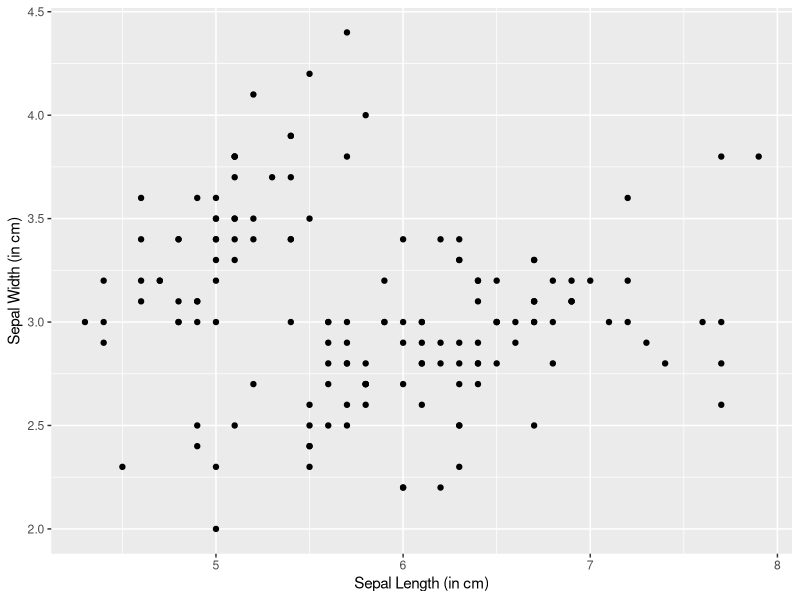
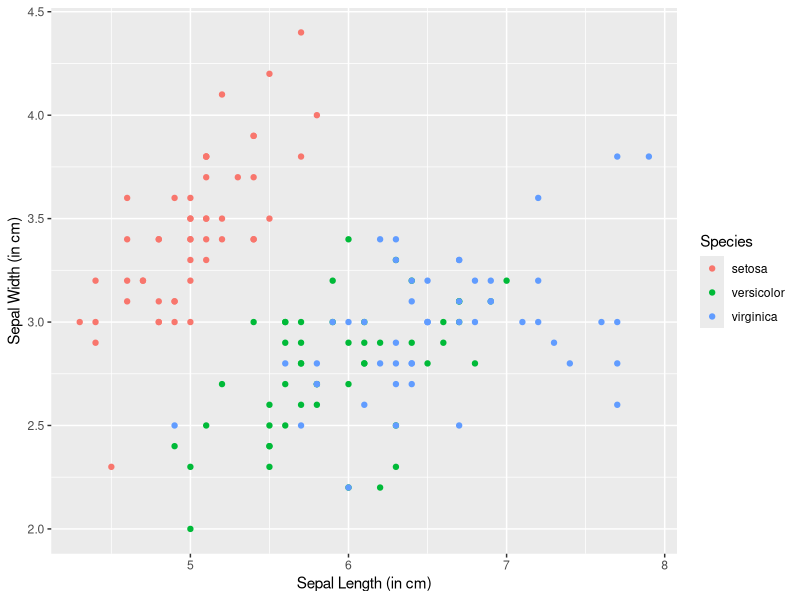
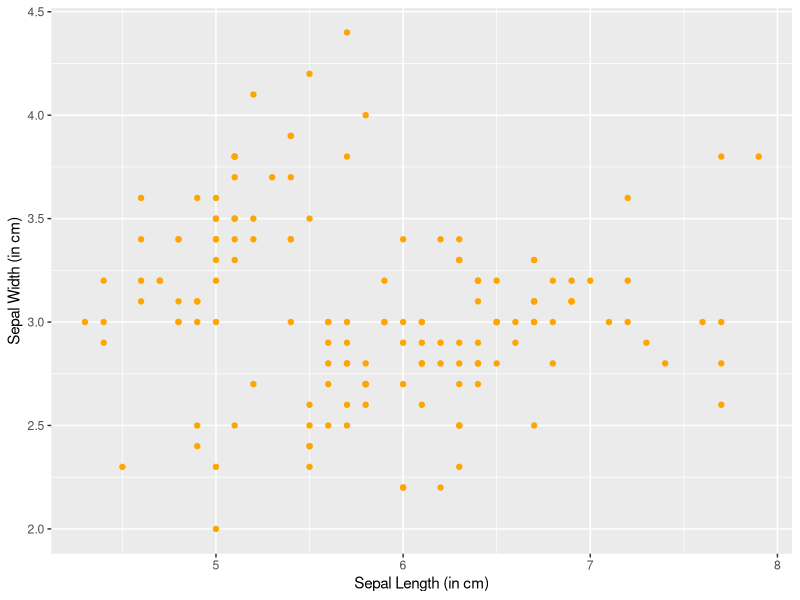
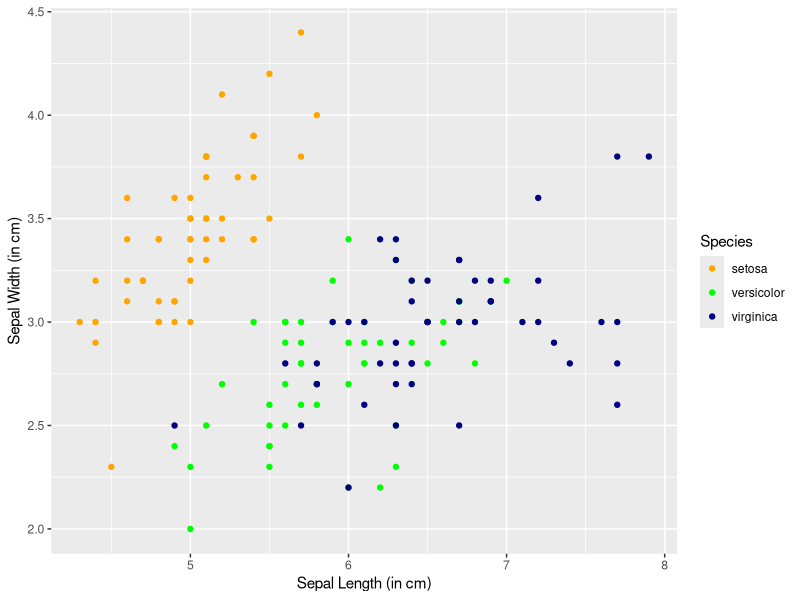
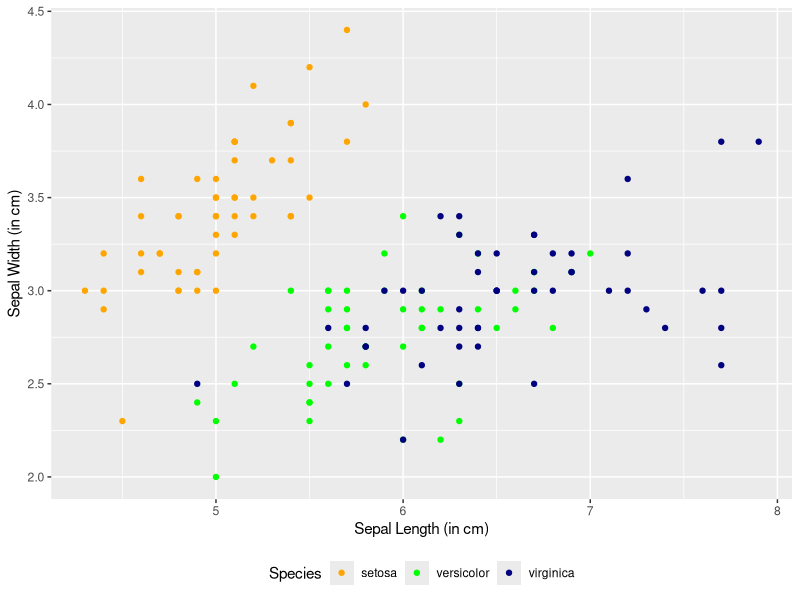
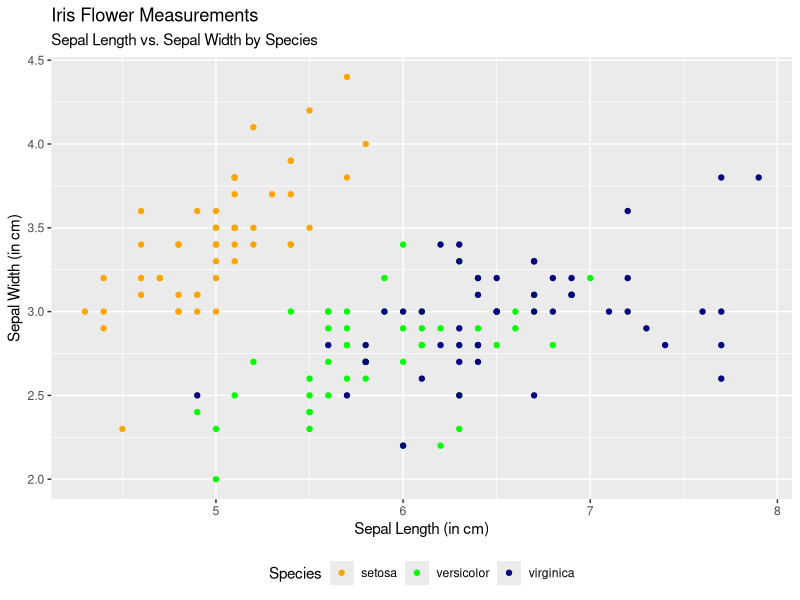
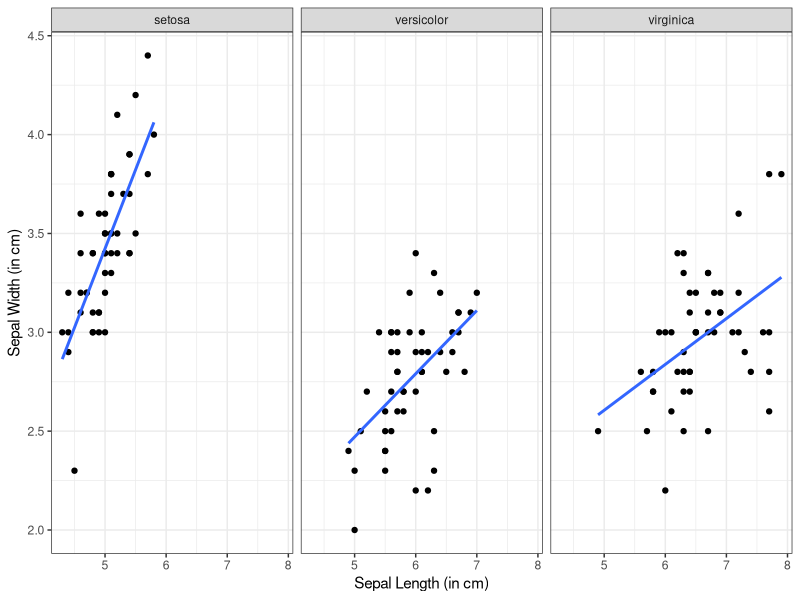
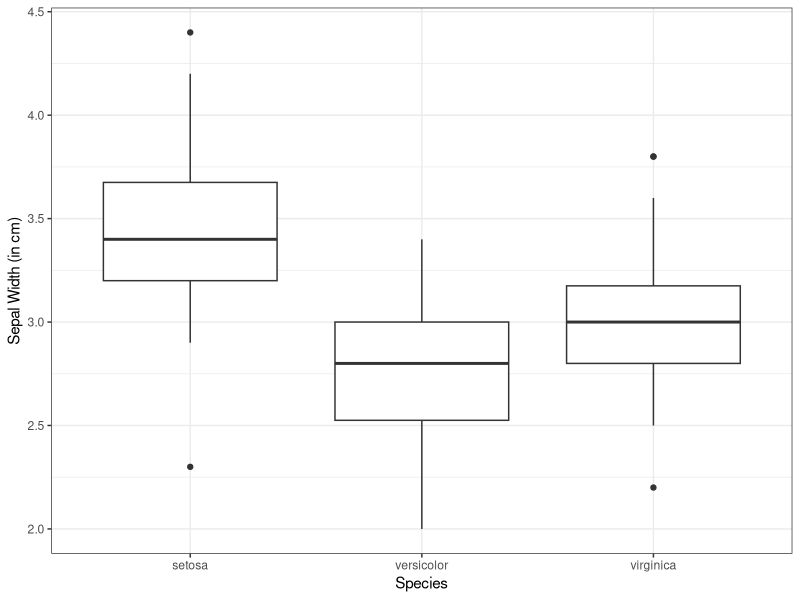

Recreate these plots in R, in order.
## ---- chunk 1
remove(list = ls())
library(tidyverse)
## ---- chunk 2
#Read in Data
data("iris")
head(iris)

#Basic Plot 1
ggplot(data = iris, mapping = aes(x = Sepal.Length,
                                  y = Sepal.Width)) +
  geom_point() +
  labs(x = "Sepal Length (in cm)",
       y = "Sepal Width (in cm)")

#Basic Plot 2
ggplot(data = iris, mapping = aes(x = Sepal.Length,
                                  y = Sepal.Width,
                                  color = Species)) +
  geom_point() +
  labs(x = "Sepal Length (in cm)",
       y = "Sepal Width (in cm)")
## ---- chunk 3
ggplot(data = iris, mapping = aes(x = Sepal.Length, y = Sepal.Width)) +
  geom_point(color = "orange") +
  labs(x = "Sepal Length (in cm)",
       y = "Sepal Width (in cm)")
## ---- chunk 4
ggplot(data = iris, mapping = aes(x = Sepal.Length, 
                                  y = Sepal.Width,
                                  color = Species)) +
  geom_point() +
  labs(x = "Sepal Length (in cm)",
       y = "Sepal Width (in cm)") +
  scale_color_manual(values = c("orange", "green", "navy"))
## ---- chunk 5
ggplot(data = iris, mapping = aes(x = Sepal.Length, 
                                  y = Sepal.Width,
                                  color = Species)) +
  geom_point() +
  labs(x = "Sepal Length (in cm)",
       y = "Sepal Width (in cm)") +
  scale_color_manual(values=c("orange", "green", "navy")) +
  theme(legend.position="bottom")
## ---- chunk 6
ggplot(data = iris, mapping = aes(x = Sepal.Length, 
                                  y = Sepal.Width,
                                  color = Species)) +
  geom_point() +
  labs(x = "Sepal Length (in cm)",
       y = "Sepal Width (in cm)",
       title = "Iris Flower Measurements",
       subtitle = "Sepal Length vs. Sepal Width by Species") +
  scale_color_manual(values=c("orange", "green", "navy")) +
  theme(legend.position="bottom")
## ---- chunk 7
ggplot(data = iris, mapping = aes(x = Sepal.Length,
                                  y = Sepal.Width)) +
  geom_point() +
  geom_smooth(method = lm, se = FALSE) +
  facet_grid( . ~ Species) +
  labs(x = "Sepal Length (in cm)",
       y = "Sepal Width (in cm)") +
  theme_bw()
## ---- chunk 8
ggplot(data = iris, mapping = aes(x = Species, 
                                  y = Sepal.Width)) +
  geom_boxplot() +
  labs(x = "Species",
       y = "Sepal Width (in cm)") +
  theme_bw()
## ---- chunk 9
iris2 <- 
  iris %>%
  mutate(Species = factor(Species, 
                          levels = c("setosa", "virginica", "versicolor")))

ggplot(data = iris2, mapping = aes(x = Species, y = Sepal.Width)) +
  geom_boxplot() +
  labs(x = "Species",
       y = "Sepal Width (in cm)") +
  theme_bw()

## ---- chunk 10
ggplot(data = iris, mapping = aes(x = Sepal.Length, y = Sepal.Width,
                                  color = Species)) +
  geom_point() +
  labs(x = "Sepal Length (in cm)",
       y = "Sepal Width (in cm)") +
  scale_color_manual(values=c("orange", "green", "navy")) +
  theme(legend.position="bottom") +
  scale_x_continuous(breaks = seq(4,8,0.5), limits = c(4,8
                                                       ))
